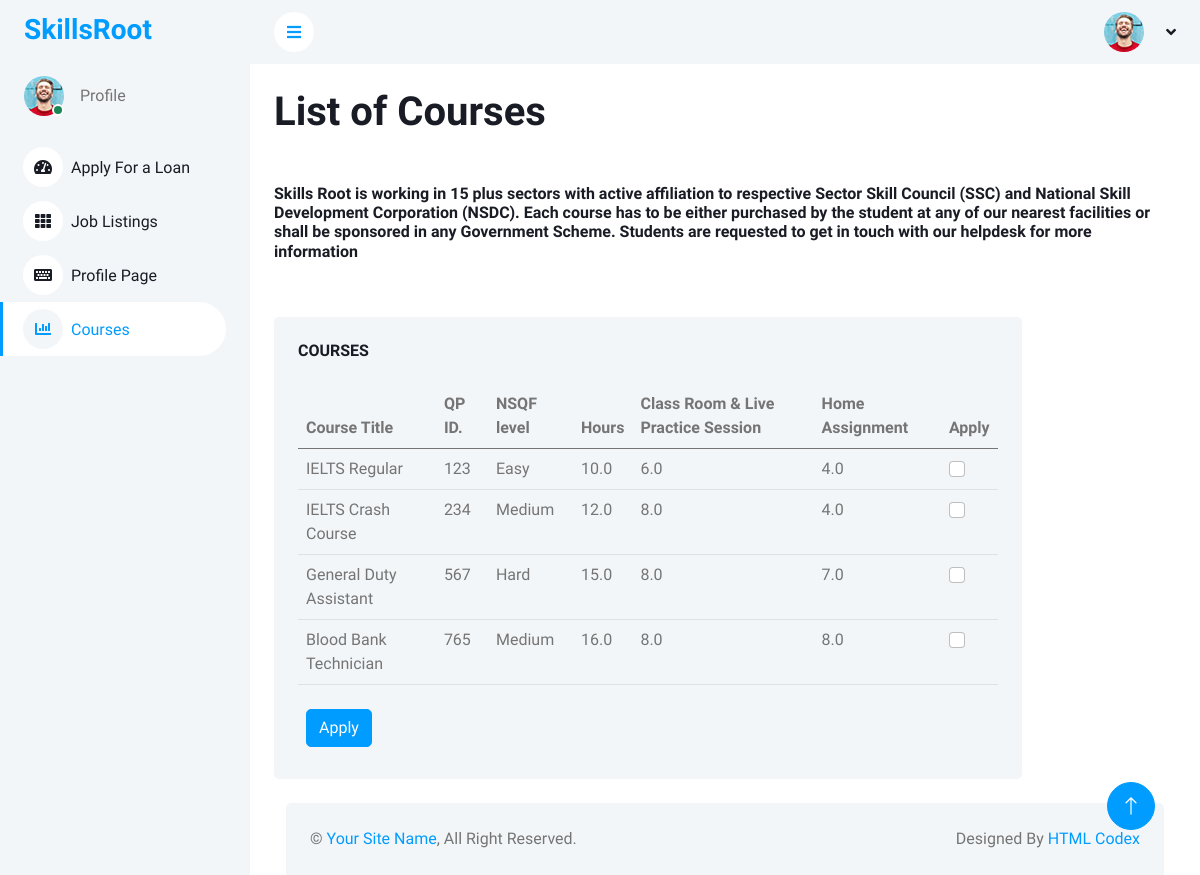
Page /courses/ on the committed database.
### adminapp/models.py (models this page shows, shortened)
class Course(models.Model):
   name= models.CharField(max_length=200)
   id= models.CharField(max_length=200, primary_key=True)
   level=models.CharField(max_length=50, choices=[('Easy','Easy'),('Medium','Medium'),('Hard','Hard')])
   hours=models.FloatField(max_length=100)
   class_training= models.FloatField(max_length=200)
   lab_training= models.FloatField(max_length=200)

### clientapp/views.py (the view)
# urls.py: path('courses/', coursesPage, name='coursesPage'),
def coursesPage(request):
    courses = Course.objects.all()
    return render(request, 'clientapp/courses.html', {'user': request.user, 'courses': courses})

### clientapp/templates/clientapp/courses.html (shortened to what this page needs)
{% load static %}
<!DOCTYPE html>
<html lang="en">
<head>
    <link href="https://cdnjs.cloudflare.com/ajax/libs/font-awesome/5.10.0/css/all.min.css" rel="stylesheet">
    <link href="https://cdn.jsdelivr.net/npm/bootstrap-icons@1.4.1/font/bootstrap-icons.css" rel="stylesheet">
    <link href="{% static 'lib/owlcarousel/assets/owl.carousel.min.css' %}" rel="stylesheet">
    <link href="{% static 'lib/tempusdominus/css/tempusdominus-bootstrap-4.min.css' %}" rel="stylesheet" />
    <link href="{% static 'css/bootstrap.min.css' %}" rel="stylesheet">
    <link href="{% static 'css/style.css' %}" rel="stylesheet">
</head>
<body>
    <div class="container-xxl position-relative bg-white d-flex p-0">
      <div class="sidebar pe-4 pb-3">
        <nav class="navbar bg-light navbar-light">
          <a href="index.html" class="navbar-brand mx-4 mb-3">
            <h3 class="text-primary"></i>SkillsRoot
            </h3>
          </a>
          <div class="d-flex align-items-center ms-4 mb-4">
            <div class="position-relative">
              <img
                class="rounded-circle"
                src="{% static 'img/user.jpg' %}"
                alt=""
                style="width: 40px; height: 40px"
              />
              <div
                class="bg-success rounded-circle border border-2 border-white position-absolute end-0 bottom-0 p-1"
              ></div>
            </div>
            <div class="ms-3">
              <span>Profile</span>
            </div>
          </div>
          <div class="navbar-nav w-100">
            <a href="{% url 'applyLoans' %}" class="nav-item nav-link"
              ><i class="fa fa-tachometer-alt me-2"></i>Apply For a Loan</a
            >
            <a href="{% url 'viewJobs' %}" class="nav-item nav-link"
              ><i class="fa fa-th me-2"></i>Job Listings</a
            >
            <a href="{% url 'profilePage' %}" class="nav-item nav-link"
              ><i class="fa fa-keyboard me-2"></i>Profile Page</a
            >
            <a href="{% url 'coursesPage' %}" class="nav-item nav-link active"
              ><i class="fa fa-chart-bar me-2"></i>Courses</a
            >
          </div>
        </div>
      </div>
        <div class="content">
            <nav class="navbar navbar-expand bg-light navbar-light sticky-top px-4 py-0">
                <a href="#" class="sidebar-toggler flex-shrink-0">
                    <i class="fa fa-bars"></i>
                </a>
                <div class="navbar-nav align-items-center ms-auto">
                    <div class="nav-item dropdown">
                        <a href="#" class="nav-link dropdown-toggle" data-bs-toggle="dropdown">
                            <img class="rounded-circle me-lg-2" src="{% static 'img/user.jpg' %}" alt="" style="width: 40px; height: 40px;">
                        </a>
                    </div>
                </div>
            </nav>
            <div class="container-fluid pt-4 px-4">
                <div class="row g-4">
                    <h1 class="mb-4"> List of Courses</h1>
                    <p class="h6">Skills Root is working in 15 plus sectors with active affiliation to respective Sector Skill Council (SSC) and National Skill Development Corporation (NSDC). Each course has to be either purchased by the student at any of our nearest facilities or shall be sponsored in any Government Scheme. Students are requested to get in touch with our helpdesk for more information</p>
                </div>
            </div>
            <br>
            <div class="container-fluid pt-10 px-10">
                <div class="row g-4">
                    <div class="container-fluid pt-4 px-4">
                        <div class="row g-4">
                          <div class="col-sm-20 col-xl-10">
                            <div class="bg-light rounded h-00 p-4">
                              <h6 class="mb-4">COURSES</h6>
                              <table class="table">
                                <thead>
                                  <tr>
                                    <th scope="col">Course Title</th>
                                    <th scope="col">QP ID.</th>
                                    <th scope="col">NSQF level</th>
                                    <th scope="col">Hours</th>
                                    <th scope="col">Class Room & Live Practice Session</th>
                                    <th scope="col">Home Assignment</th>
                                    <th scope="col">Apply</th>
                                  </tr>
                                </thead>
                                <tbody>
                                    {% for course in courses %}
                                    <tr>
                                        <td>{{course.name}}</td>
                                        <td>{{course.id}}</td>
                                        <td>{{course.level}}</td>
                                        <td>{{course.hours}}</td>
                                        <td>{{course.class_training}}</td>
                                        <td>{{course.lab_training}}</td>
                                        <td><input class="form-check-input" type="checkbox"></td>
                                      </tr>
                                    {% endfor %}
                                </tbody>
                              </table>
                              <button type="button" class="btn btn-primary m-2" class="center">Apply</button>
                            </div>
                          </div>
                    </div>
                </div>
            </div>
            <div class="container-fluid pt-4 px-4">
                <div class="bg-light rounded-top p-4">
                    <div class="row">
                        <div class="col-12 col-sm-6 text-center text-sm-start">
                            &copy; <a href="#">Your Site Name</a>, All Right Reserved.
                        </div>
                        <div class="col-12 col-sm-6 text-center text-sm-end">
                            Designed By <a href="https://htmlcodex.com">HTML Codex</a>
                        </div>
                    </div>
                </div>
            </div>
        </div>
        <a href="#" class="btn btn-lg btn-primary btn-lg-square back-to-top"><i class="bi bi-arrow-up"></i></a>
    </div>
</body>
</html>

### skillsroot/static/css/style.css (style rules this page uses)
:root { --primary: #009CFF; --light: #F3F6F9; --dark: #191C24; }
.back-to-top { position: fixed; display: none; right: 45px; bottom: 45px; z-index: 99; }
.btn { transition: .5s; }
.btn.btn-primary { color: #FFFFFF; }
.btn-lg-square { width: 48px; height: 48px; }
.btn-square, .btn-sm-square, .btn-lg-square { padding: 0; display: inline-flex; align-items: center; justify-content: center; font-weight: normal; border-radius: 50px; }
.sidebar { position: fixed; top: 0; left: 0; bottom: 0; width: 250px; height: 100vh; overflow-y: auto; background: var(--light); transition: 0.5s; z-index: 999; }
.content { margin-left: 250px; min-height: 100vh; background: #FFFFFF; transition: 0.5s; }
@media (min-width: 992px) { .sidebar { margin-left: 0; } }
@media (min-width: 992px) { .content { width: calc(100% - 250px); } }
.sidebar .navbar .navbar-nav .nav-link { padding: 7px 20px; color: var(--dark); font-weight: 500; border-left: 3px solid var(--light); border-radius: 0 30px 30px 0; outline: none; }
.sidebar .navbar .navbar-nav .nav-link:hover, .sidebar .navbar .navbar-nav .nav-link.active { color: var(--primary); background: #FFFFFF; border-color: var(--primary); }
.sidebar .navbar .navbar-nav .nav-link i { width: 40px; height: 40px; display: inline-flex; align-items: center; justify-content: center; background: #FFFFFF; border-radius: 40px; }
.sidebar .navbar .navbar-nav .nav-link:hover i, .sidebar .navbar .navbar-nav .nav-link.active i { background: var(--light); }
.content .navbar .navbar-nav .nav-link { margin-left: 25px; padding: 12px 0; color: var(--dark); outline: none; }
.content .navbar .sidebar-toggler, .content .navbar .navbar-nav .nav-link i { width: 40px; height: 40px; display: inline-flex; align-items: center; justify-content: center; background: #FFFFFF; border-radius: 40px; }
.content .navbar .dropdown-toggle::after { margin-left: 6px; vertical-align: middle; border: none; content: "\f107"; font-family: "Font Awesome 5 Free"; font-weight: 900; transition: .5s; }

### rows in the picture
Course: name "IELTS Regular", id "123", level "Easy", hours "10.0", class_training "6.0", lab_training "4.0"
Course: name "IELTS Crash Course", id "234", level "Medium", hours "12.0", class_training "8.0", lab_training "4.0"
Course: name "General Duty Assistant", id "567", level "Hard", hours "15.0", class_training "8.0", lab_training "7.0"
Course: name "Blood Bank Technician", id "765", level "Medium", hours "16.0", class_training "8.0", lab_training "8.0"
